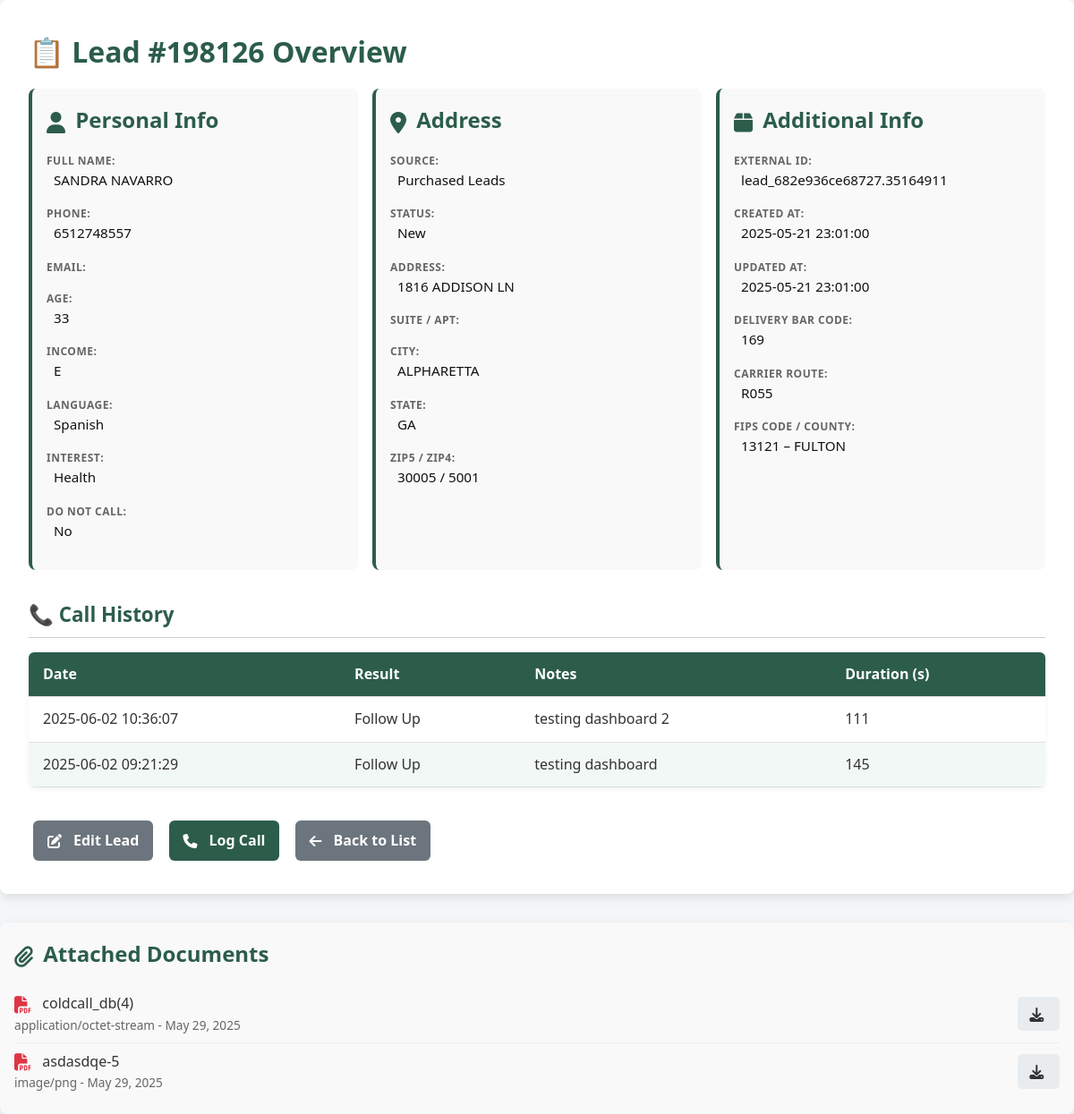
/leads/view.php?id=198126 (signed in), run on an earlier commit of the app's database.
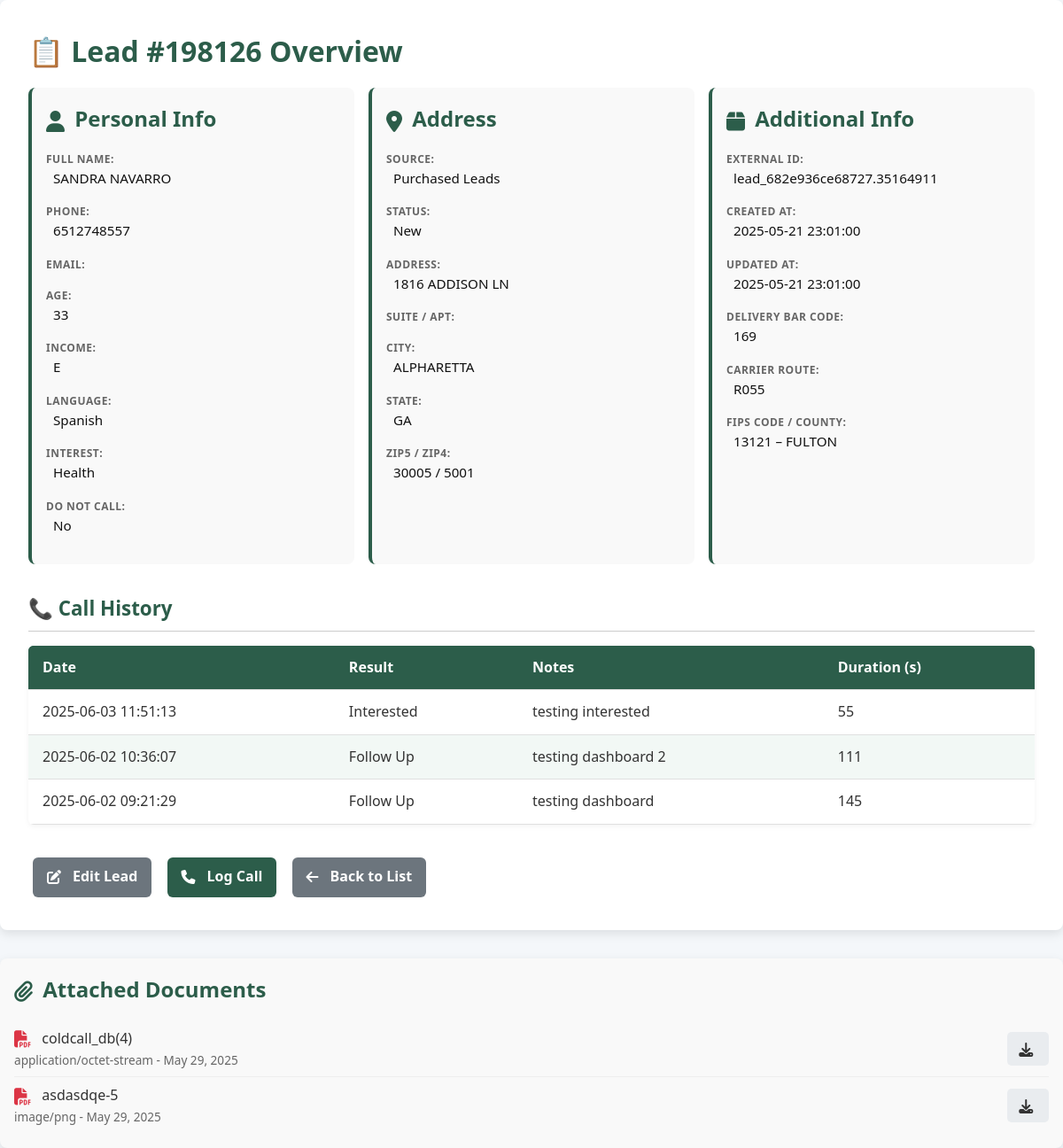
And on a later commit of the database.
### tables this page shows
CREATE TABLE `interactions` (
  `id` int(11) NOT NULL,
  `lead_id` int(11) NOT NULL,
  `user_id` int(11) NOT NULL,
  `disposition_id` int(11) NOT NULL,
  `notes` text DEFAULT NULL,
  `interaction_time` datetime NOT NULL DEFAULT current_timestamp(),
  `duration_seconds` int(11) DEFAULT NULL,
  `created_at` datetime NOT NULL DEFAULT current_timestamp(),
  `updated_at` datetime NOT NULL DEFAULT current_timestamp() ON UPDATE current_timestamp()
);

CREATE TABLE `dispositions` (
  `id` int(11) NOT NULL,
  `name` varchar(50) NOT NULL,
  `created_at` datetime NOT NULL DEFAULT current_timestamp()
);

CREATE TABLE `lead_documents` (
  `id` int(11) NOT NULL,
  `lead_id` int(11) NOT NULL,
  `title` varchar(255) NOT NULL,
  `file_name` varchar(255) NOT NULL,
  `file_path` varchar(512) NOT NULL,
  `file_type` varchar(100) DEFAULT NULL,
  `uploaded_by` int(11) NOT NULL,
  `uploaded_at` datetime NOT NULL DEFAULT current_timestamp()
);

### lib/db.php (called while the page is built, shortened)
<?php
function getPDO(): PDO
{
    static $pdo;
    if (!$pdo) {
        $dsn = sprintf(
            'mysql:host=%s;port=%d;dbname=%s;charset=utf8mb4',
            DB_HOST,
            DB_PORT,
            DB_NAME
        );
        $pdo = new PDO($dsn, DB_USER, DB_PASS, [
            PDO::ATTR_ERRMODE            => PDO::ERRMODE_EXCEPTION,
            PDO::ATTR_DEFAULT_FETCH_MODE => PDO::FETCH_ASSOC,
        ]);
    }
    return $pdo;
}

### lib/Interaction.php (called while the page is built, shortened)
<?php
require_once __DIR__ . '/db.php';
class Interaction
{
    public static function forLead(int $leadId): array
    {
        $stmt = getPDO()->prepare("
            SELECT i.*, d.name AS disposition, u.name AS agent
            FROM interactions i
            JOIN dispositions d ON i.disposition_id = d.id
            JOIN users u ON i.user_id = u.id
            WHERE i.lead_id = ?
            ORDER BY i.interaction_time DESC
        ");
        $stmt->execute([$leadId]);
        return $stmt->fetchAll();
    }
}

### leads/view.php (the view, shortened to what the changed rows need)
<?php
require_once __DIR__ . '/../lib/db.php';
require_once __DIR__ . '/../lib/Interaction.php';
$leadId = (int)($_GET['id'] ?? 0);
$pdo = getPDO();
$calls = Interaction::forLead($leadId);
$stmt = $pdo->prepare("SELECT * FROM lead_documents WHERE lead_id = ?");
$stmt->execute([$leadId]);
$docs = $stmt->fetchAll(PDO::FETCH_ASSOC);
?>
<!DOCTYPE html>
<html lang="en">
<head>
  <link rel="stylesheet" href="./../assets/css/app.css">
  <link rel="stylesheet" href="https://cdnjs.cloudflare.com/ajax/libs/font-awesome/6.5.0/css/all.min.css ">
</head>
<body>
<div class="container">
  <h1>📋 Lead #<?= $leadId ?> Overview</h1>
  <h2 class="section-title">📞 Call History</h2>
  <table class="table">
    <thead>
      <tr>
        <th>Date</th>
        <th>Result</th>
        <th>Notes</th>
        <th>Duration (s)</th>
      </tr>
    </thead>
    <tbody>
      <?php if (empty($calls)): ?>
        <tr><td colspan="4" style="text-align: center;">No call history available.</td></tr>
      <?php else: ?>
        <?php foreach ($calls as $c): ?>
          <tr>
            <td><?= htmlspecialchars($c['interaction_time']) ?></td>
            <td><?= htmlspecialchars($c['disposition']) ?></td>
            <td><?= nl2br(htmlspecialchars(mb_strimwidth($c['notes'], 0, 60, '…'))) ?></td>
            <td><?= htmlspecialchars($c['duration_seconds']) ?></td>
          </tr>
        <?php endforeach; ?>
      <?php endif; ?>
    </tbody>
  </table>
</div>
<div class="documents mt-4">
  <?php if (empty($docs)): ?>
    <p class="text-muted">No documents attached yet.</p>
  <?php else: ?>
    <ul>
      <?php foreach ($docs as $doc): ?>
        <?php
          $diskName = basename($doc['file_path']);
          $url = './../uploads/lead_documents/' . $diskName;
        ?>
        <li class="document-item d-flex align-items-center justify-content-between">
          <div>
            <i class="fas fa-file-pdf document-icon"></i>
            <span class="document-name">
              <a href="<?= htmlspecialchars($url) ?>" target="_blank"><?= htmlspecialchars($doc['title']) ?></a>
            </span>
            <div class="document-meta">
              <?= htmlspecialchars($doc['file_type']) ?> - <?= date('M j, Y', strtotime($doc['uploaded_at'])) ?>
            </div>
          </div>
          <a href="<?= htmlspecialchars($url) ?>" download class="download-btn">
            <i class="fas fa-download"></i>
          </a>
        </li>
      <?php endforeach; ?>
    </ul>
  <?php endif; ?>
</div>
</body>
</html>

What changed in the data, as far as the page shows it:
added interactions: interaction_time "2025-06-03 11:51:13", disposition.name "Interested", notes "testing interested", duration_seconds "55"
